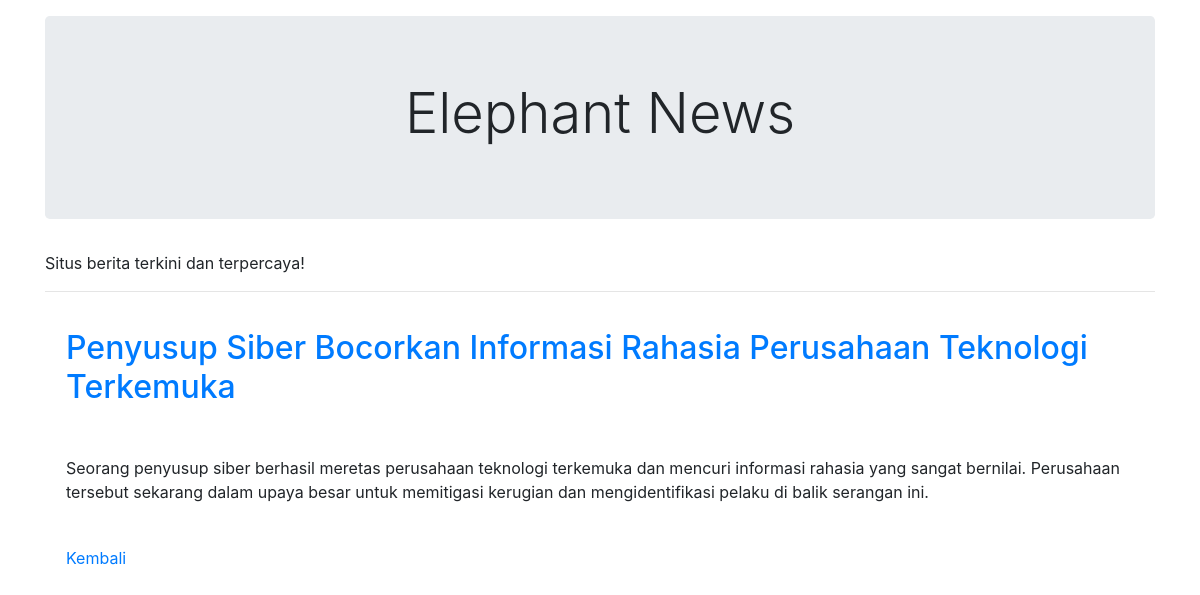
The app's page /?page=home.php&id=4 with its own data.
### tables this page shows
CREATE TABLE `halaman_utama` (
  `id` int(11) NOT NULL,
  `judul_web` varchar(250) NOT NULL,
  `text_berjalan` varchar(250) NOT NULL
);

CREATE TABLE `berita` (
  `id` int(11) NOT NULL,
  `judul` varchar(231) NOT NULL,
  `isi` varchar(500) NOT NULL
);

### index.php (the view, shortened to what this page needs)
<?php
include 'config/config.php';
$query = mysqli_query($conn, "SELECT judul_web FROM halaman_utama WHERE id = 1");
$row = mysqli_fetch_assoc($query);
$judul_web = $row['judul_web'];
$query_text_berjalan = mysqli_query($conn, "SELECT text_berjalan FROM halaman_utama WHERE id = 1");
$row_text_berjalan = mysqli_fetch_assoc($query_text_berjalan);
$text_berjalan = $row_text_berjalan['text_berjalan'];
?>
<!DOCTYPE html>
<html lang="en">
<head>
    <link rel="stylesheet" href="css/bootstrap.min.css">
</head>
<body>
    <div class="container">
        <div class="jumbotron mt-3">
            <h1 class="display-4 text-center"><?= $judul_web; ?></h1>
        </div>
        <div class="row">
            <div class="col">
                <marquee><?= $text_berjalan; ?></marquee>
            </div>
        </div>
        <hr>
        <?php
        if (isset($_GET['page'])) {
            include $_GET['page'];
        } else {
            include 'home.php';
        }
        ?>
    </div>
</body>
</html>

### home.php (shortened to what this page needs)
<?php
$query = mysqli_query($conn, "SELECT * FROM berita");
if (isset($_GET['id'])) {
    $id = $_GET['id'];
    $query = mysqli_query($conn, "SELECT * FROM berita WHERE id = $id");
}
?>
<?php if (isset($_GET['id'])) { ?>
    <table cellspacing="21" cellpadding="21">
        <?php while ($row = mysqli_fetch_array($query)) { ?>
            <tr>
                <td>
                    <a href="?page=home.php&id=<?= $row['id']; ?>" class="judul">
                        <h2><?= $row['judul']; ?></h2>
                    </a>
                </td>
            </tr>
            <tr>
                <td><?= $row['isi']; ?></td>
            </tr>
            <tr>
                <td><a href="?page=home.php">Kembali</a></td>
            </tr>
        <?php } ?>
    </table>
<?php } ?>

### records on screen
halaman_utama: judul_web "Elephant News", text_berjalan "Situs berita terkini dan terpercaya!"
berita: judul "Penyusup Siber Bocorkan Informasi Rahasia Perusahaan Teknologi Terkemuka", isi "Seorang penyusup siber berhasil meretas perusahaan teknologi terkemuka dan mencuri informasi rahasia yang sangat bernilai. Perusahaan tersebut sekarang dalam upaya besar untuk memitigasi kerugian dan mengidentifikasi pelaku di balik serangan ini."
